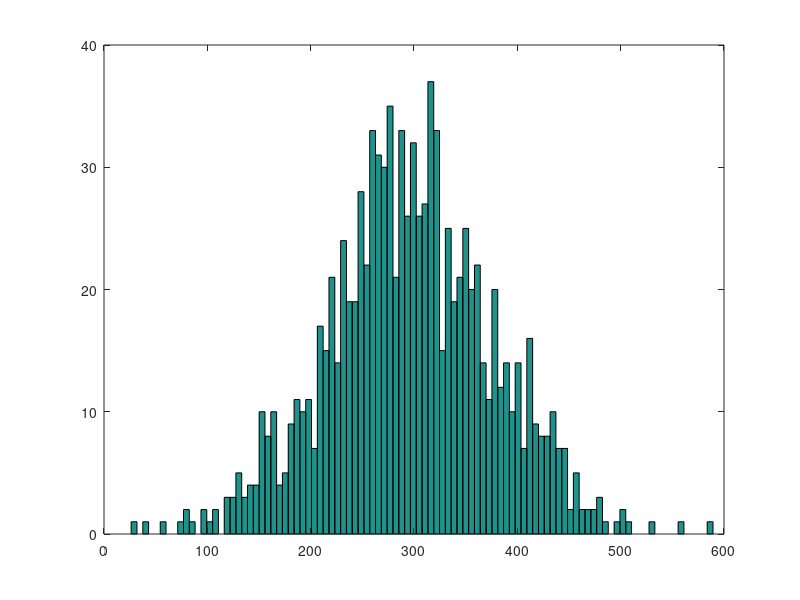

Write MATLAB code to recreate this figure. (Note: this script raises an error after producing the figure.)
%EXAMPLE 1: normal distribution

%this will be a simulated RT dataset that is distributed normally with mean
%u = 300 and sd = 80, and n = 1000.
RTs = normrnd(300,80,1000,1);




%Here is what the data look like
figure
hist(RTs,100)


%and the real mean is:
mean(RTs)

%and the real sd is:
std(RTs)


%Now lets fit it to the normal:

solution = fitModel(RTs,mean(RTs),std(RTs),'norm')

%Notice that the solution has two estimates, and they should be really
%close to the real values.






%Example 2:  Ex-gaussian

%First make an ex-gaussian that looks like a real RT distribution by adding
%together a normal distribution (u=800, sd = 80) and an exponential
%distribution (u = 150)

RT_normal = normrnd(300,80,1000,1);
RT_exponential = exprnd(150,1000,1);

RT_exGauss = RT_normal + RT_exponential;


%Here is what the data look like:

figure
hist(RT_exGauss,50);


%Now lets fit it to the ex-Gauss
solution = fitModel(RT_exGauss,mean(RT_exGauss),std(RT_exGauss),std(RT_exGauss),'exGauss')


%NOT BAD!  Now lets see that trying to fit a normal distribution to
%ex-Gauss data leads to poor fit:

solution_bad = fitModel(RT_exGauss,mean(RT_exGauss),std(RT_exGauss),'norm')

%It is obvious it doesn't fit well from both the CDF and PDF, and as well,
%the log liklihood value (LL) is larger from the normal distribution fit,
%which is bad.